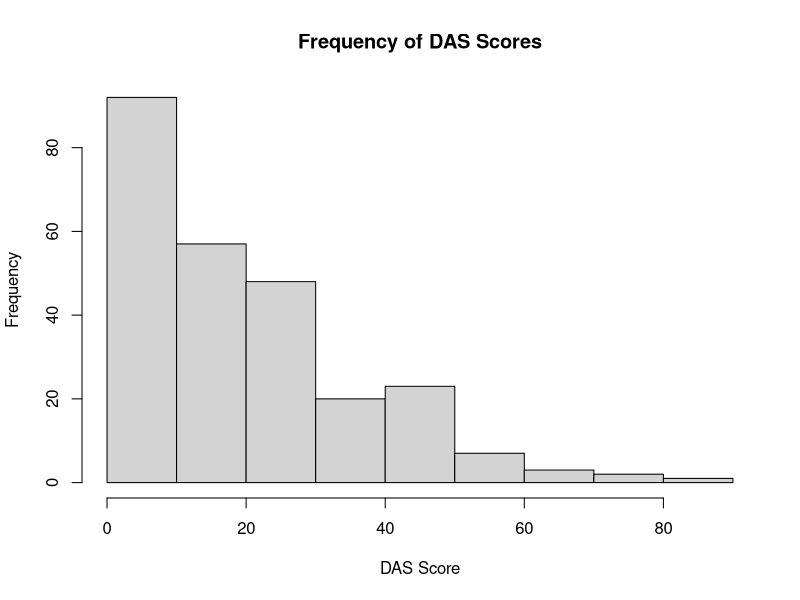
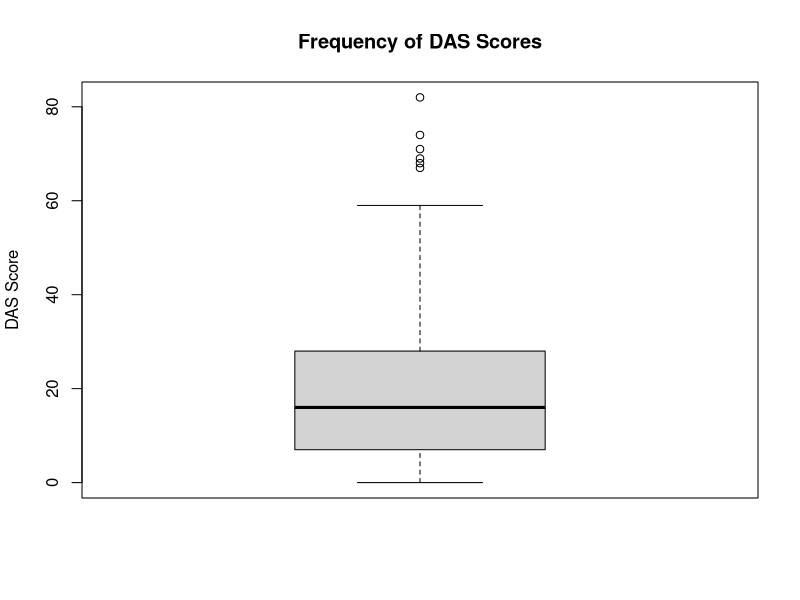
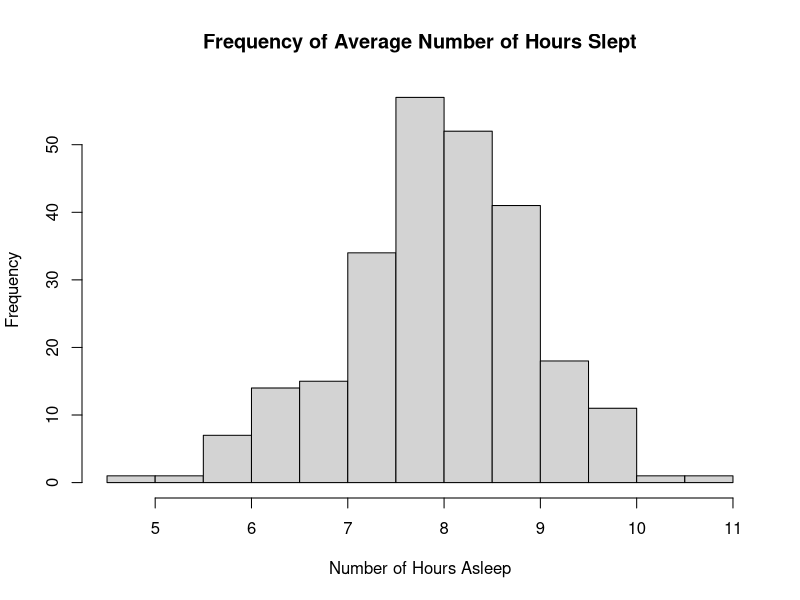
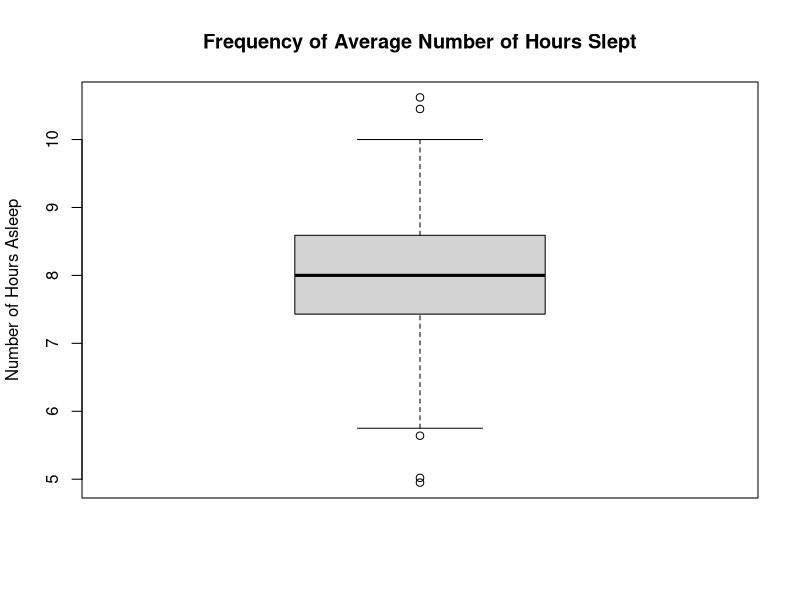

These figures' R source, in order:
# PUBH 6450; Homework 1
# Kath Fillman

# Importing datasets & libraries
setwd("C:/Users/Kath/Documents/Biostatistics_Homeworks/6450 Datasets")
SleepStudy <- read.csv("SleepStudy.csv")
library(ggplot2)
library(psych)


# Question 1: DAS Scores
# DASscore summary statistics
summary(SleepStudy$DASScore) # for IQR
var(SleepStudy$DASScore)
describe(SleepStudy$DASScore) #for trimmed mean

# DASScore histogram
hist(SleepStudy$DASScore, xlab = "DAS Score", main = 'Frequency of DAS Scores')
# DASScore Boxplot
boxplot(SleepStudy$DASScore, ylab = 'DAS Score', main = "Frequency of DAS Scores")


#Question 2: Average Sleep
# Average sleep summary statistics
summary(SleepStudy$AverageSleep) # for IQR
describe(SleepStudy$AverageSleep) #for trimmed mean
var(SleepStudy$AverageSleep)

# Average sleep histogram
hist(SleepStudy$AverageSleep, xlab = "Number of Hours Asleep", 
     main = 'Frequency of Average Number of Hours Slept')
# Average Sleep boxplot
boxplot(SleepStudy$AverageSleep, ylab = 'Number of Hours Asleep',
        main = "Frequency of Average Number of Hours Slept")
